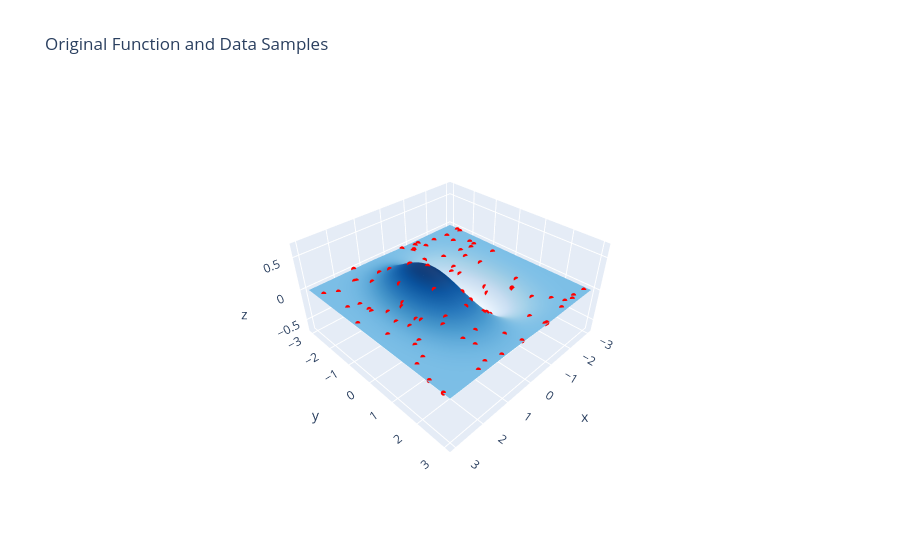
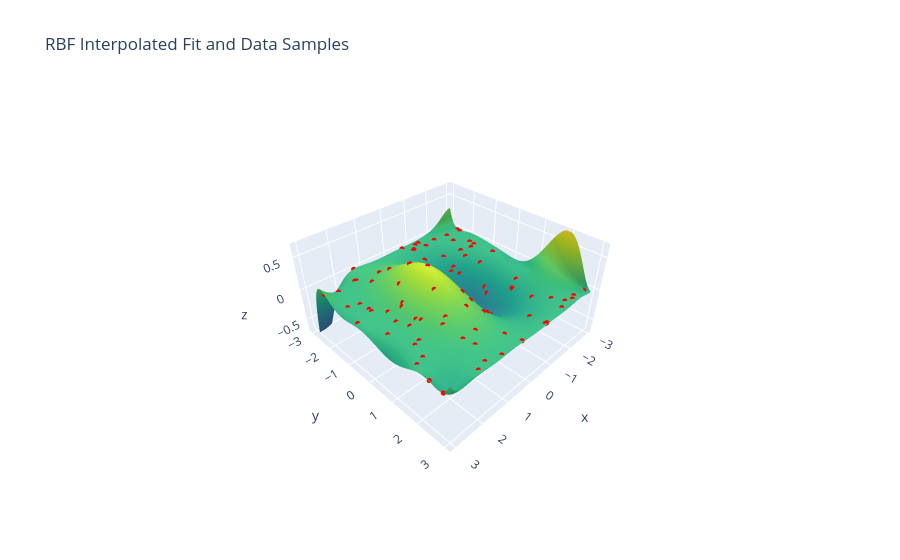

The notebook cell these images were saved under, in order:
### Markdown cell above
#### Example - 2D gaussian

### Code cell
import numpy as np
import plotly.graph_objects as go

# Define the target function
def f(x, y):
    return np.exp(-.5*x**2 - .2*y**2) * np.sin(x) * np.cos(.5*y)

x_grid_vals = np.linspace(-3, 3, 100)
y_grid_vals = np.linspace(-3, 3, 100)
X, Y = np.meshgrid(x_grid_vals, y_grid_vals)
Z_true = f(X, Y)

num_samples = 100
x_samples = np.random.uniform(-3, 3, num_samples)
y_samples = np.random.uniform(-3, 3, num_samples)
z_samples = f(x_samples, y_samples)

def gaussian_rbf(r, epsilon):
    return np.exp(-(epsilon * r)**2)

dist_matrix = np.sqrt((x_samples[:, np.newaxis] - x_samples)**2 + (y_samples[:, np.newaxis] - y_samples)**2)
average_distance = np.mean(dist_matrix)
eps = 1 / average_distance
print(f"Using epsilon = {eps:.4f}")

phi_matrix = gaussian_rbf(dist_matrix, eps)

print(f'The matrix condition number is, {np.linalg.cond(phi_matrix):.2e}')

weights = np.linalg.solve(phi_matrix, z_samples)

Z_fit = np.zeros_like(X)
for i in range(num_samples):
    r = np.sqrt((X - x_samples[i])**2 + (Y - y_samples[i])**2)
    Z_fit += weights[i] * gaussian_rbf(r, eps)


surface_true = go.Surface(x=X, y=Y, z=Z_true, colorscale='Blues', showscale=False, name='Original')
surface_fit = go.Surface(x=X, y=Y, z=Z_fit, colorscale='Viridis', showscale=False, name='RBF Fit')
scatter_samples = go.Scatter3d(
    x=x_samples, y=y_samples, z=z_samples,
    mode='markers', marker=dict(color='red', size=3), name='Samples'
)

# Plot 1: Original Function
fig_original = go.Figure(data=[surface_true, scatter_samples])
fig_original.update_layout(
    title='Original Function and Data Samples',
    scene=dict(
        xaxis_title='x', yaxis_title='y', zaxis_title='z',
        zaxis=dict(range=[-.7, .7]),
        aspectratio=dict(x=1, y=1, z=0.5)
    )
)
fig_original

print("Displaying the original function...")
fig_original.show()

# Plot 2: RBF Interpolation
fig_fit = go.Figure(data=[surface_fit, scatter_samples])
fig_fit.update_layout(
    title='RBF Interpolated Fit and Data Samples',
    scene=dict(
        xaxis_title='x', yaxis_title='y', zaxis_title='z',
        zaxis=dict(range=[-.7, .7]),
        aspectmode='manual',
        aspectratio=dict(x=1, y=1, z=0.5)
    )
)
fig_fit
print("Displaying the RBF fitted function...")
fig_fit.show()
